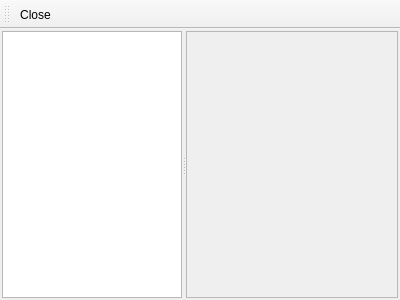
<ui version="4.0" >
 <class>MainWindow</class>
 <widget class="QMainWindow" name="MainWindow" >
  <property name="geometry" >
   <rect>
    <x>0</x>
    <y>0</y>
    <width>400</width>
    <height>300</height>
   </rect>
  </property>
  <property name="windowTitle" >
   <string>Dialog</string>
  </property>
  <widget class="QWidget" name="centralwidget" >
   <property name="geometry" >
    <rect>
     <x>0</x>
     <y>33</y>
     <width>400</width>
     <height>267</height>
    </rect>
   </property>
   <layout class="QVBoxLayout" name="verticalLayout" >
    <property name="margin" >
     <number>2</number>
    </property>
    <item>
     <widget class="QSplitter" name="splitter" >
      <property name="orientation" >
       <enum>Qt::Horizontal</enum>
      </property>
      <widget class="QTreeView" name="treeView" >
       <property name="sizePolicy" >
        <sizepolicy vsizetype="Expanding" hsizetype="Expanding" >
         <horstretch>1</horstretch>
         <verstretch>0</verstretch>
        </sizepolicy>
       </property>
      </widget>
      <widget class="QFrame" name="mainFrame" >
       <property name="sizePolicy" >
        <sizepolicy vsizetype="Preferred" hsizetype="Preferred" >
         <horstretch>3</horstretch>
         <verstretch>0</verstretch>
        </sizepolicy>
       </property>
       <property name="frameShape" >
        <enum>QFrame::StyledPanel</enum>
       </property>
       <property name="frameShadow" >
        <enum>QFrame::Raised</enum>
       </property>
      </widget>
     </widget>
    </item>
   </layout>
  </widget>
  <widget class="QToolBar" name="toolBar" >
   <property name="geometry" >
    <rect>
     <x>0</x>
     <y>0</y>
     <width>400</width>
     <height>33</height>
    </rect>
   </property>
   <property name="windowTitle" >
    <string>toolBar</string>
   </property>
   <attribute name="toolBarArea" >
    <enum>TopToolBarArea</enum>
   </attribute>
   <attribute name="toolBarBreak" >
    <bool>false</bool>
   </attribute>
   <addaction name="actionClose" />
  </widget>
  <action name="actionClose" >
   <property name="text" >
    <string>Close</string>
   </property>
   <property name="shortcut" >
    <string>Ctrl+Q</string>
   </property>
  </action>
  <action name="actionReload" >
   <property name="text" >
    <string>Reload</string>
   </property>
   <property name="shortcut" >
    <string>Ctrl+R</string>
   </property>
  </action>
 </widget>
 <resources/>
 <connections/>
</ui>
